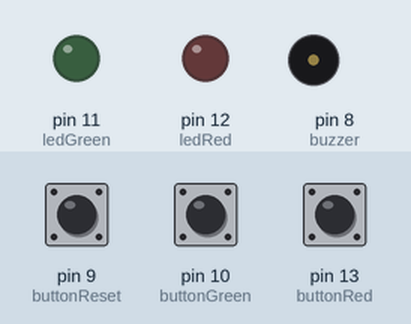
This sketch was run on a simulated Arduino Uno, built with avr-gcc and run on an emulated ATmega328P. Parts: output pins drawn as LEDs (lit = HIGH), buzzer (waves = sounding). The test bench sets the inputs (shaded band); at power-on: pin 10 (buttonGreen) LOW, pin 9 (buttonReset) LOW, pin 13 (buttonRed) LOW.

Above: at 1.2 s.
1.3 s: pin 10 (buttonGreen) pulled HIGH for 0.15 s
At 2.5 s:
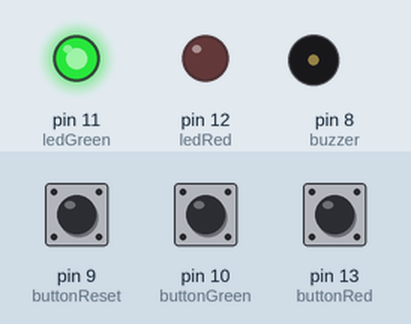
3.5 s: pin 9 (buttonReset) pulled HIGH for 0.15 s
At 4.7 s:
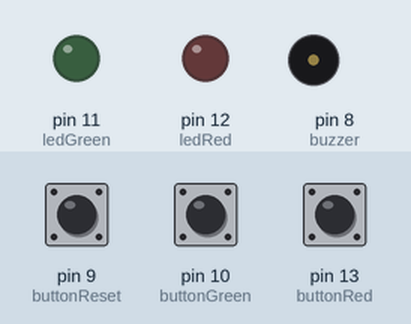
5.1 s: pin 13 (buttonRed) pulled HIGH for 0.15 s
At 6.6 s:
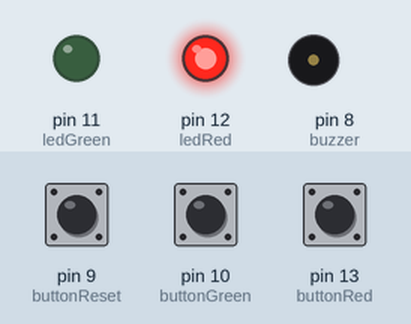
7.3 s: pin 9 (buttonReset) pulled HIGH for 1 s
At 7.8 s:
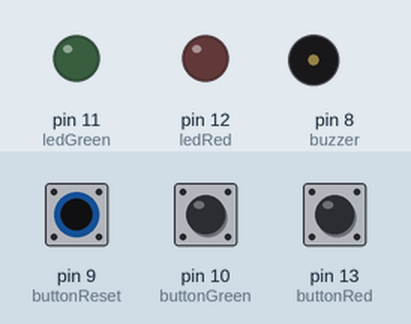
9.8 s: pin 10 (buttonGreen) pulled HIGH for 1 s
At 10.3 s:
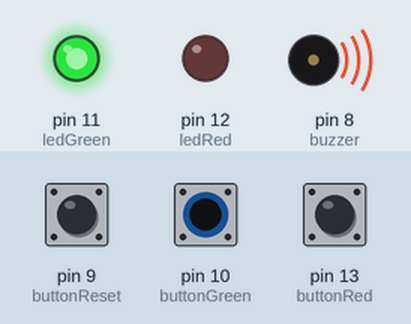
12.3 s: pin 9 (buttonReset) driven HIGH and pin 10 (buttonGreen) driven HIGH
At 13.0 s:
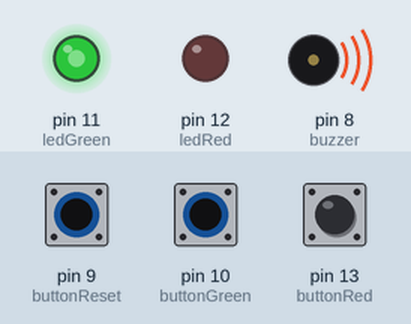
Timing chart, 0 to 14.8 s (numbered marks = the images above; inputs shaded):
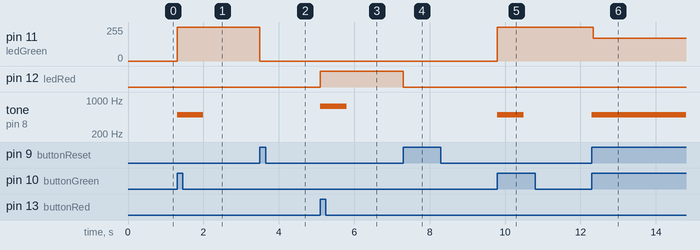

Measured:
- after the input at 1.3 s, pin 11 (ledGreen): 0/255 → 255/255 at once; tone on pin 8 (buzzer): silent → 500 Hz at once, → silent 0.70 s later
- after the input at 3.5 s, pin 11 (ledGreen): 255/255 → 0/255 at once
- after the input at 5.1 s, pin 12 (ledRed): LOW → HIGH at once; tone on pin 8 (buzzer): silent → 750 Hz at once, → silent 0.70 s later
- after the input at 7.3 s, pin 12 (ledRed): HIGH → LOW at once
- after the input at 9.8 s, pin 11 (ledGreen): 0/255 → 255/255 at once; tone on pin 8 (buzzer): silent → 500 Hz at once, → silent 0.70 s later
- after the input at 12.3 s, pin 11 (ledGreen): 255/255 → 171/255 at once; tone on pin 8 (buzzer): silent → 500 Hz at once

The sketch:

Lockout_Circuit.ino
```cpp
const int ledRed = 12;
const int ledGreen = 11;
const int buttonRed = 13;
const int buttonGreen = 10;
const int buttonReset = 9;
const int buzzer = 8;
int redOn = 0;
int greenOn = 0;
void setup() {
  pinMode (ledRed, OUTPUT);
  pinMode (ledGreen, OUTPUT);
  pinMode (buttonRed, INPUT);
  pinMode (buttonGreen, INPUT);
  pinMode (buttonReset, INPUT);
}
void loop() {
  // if (digitalRead(buttonRed) == HIGH) {            //This code just runs the standard push for on, let go for off.
  //    digitalWrite(ledRed, HIGH);
  // } else {
  //    digitalWrite(ledRed, LOW);
  // }
  //  if (digitalRead(buttunGreen) == HIGH) {
  //    digitalWrite(ledGreen, HIGH);
  // } else {
  //    digitalWrite(ledGreen, LOW);                    //
  // }
  if (digitalRead(buttonRed) == HIGH && greenOn == 0) {      //This code runs the lockout circuit.
      digitalWrite(ledRed, HIGH);
      redOn = 1;
      greenOn = 1;
      tone(buzzer, 750, 700);
  } else {}
  if (digitalRead(buttonGreen) == HIGH && redOn == 0) {
      digitalWrite(ledGreen, HIGH);
      greenOn = 1;
      redOn = 1;
      tone(buzzer, 500, 700);                              //
  } else {}

  if (digitalRead(buttonReset) == HIGH) {                    //This code resets the circuit
    greenOn = 0;
    redOn = 0;
    digitalWrite(ledRed, LOW);
    digitalWrite(ledGreen, LOW);
  }  else {}                                             //
}
```
